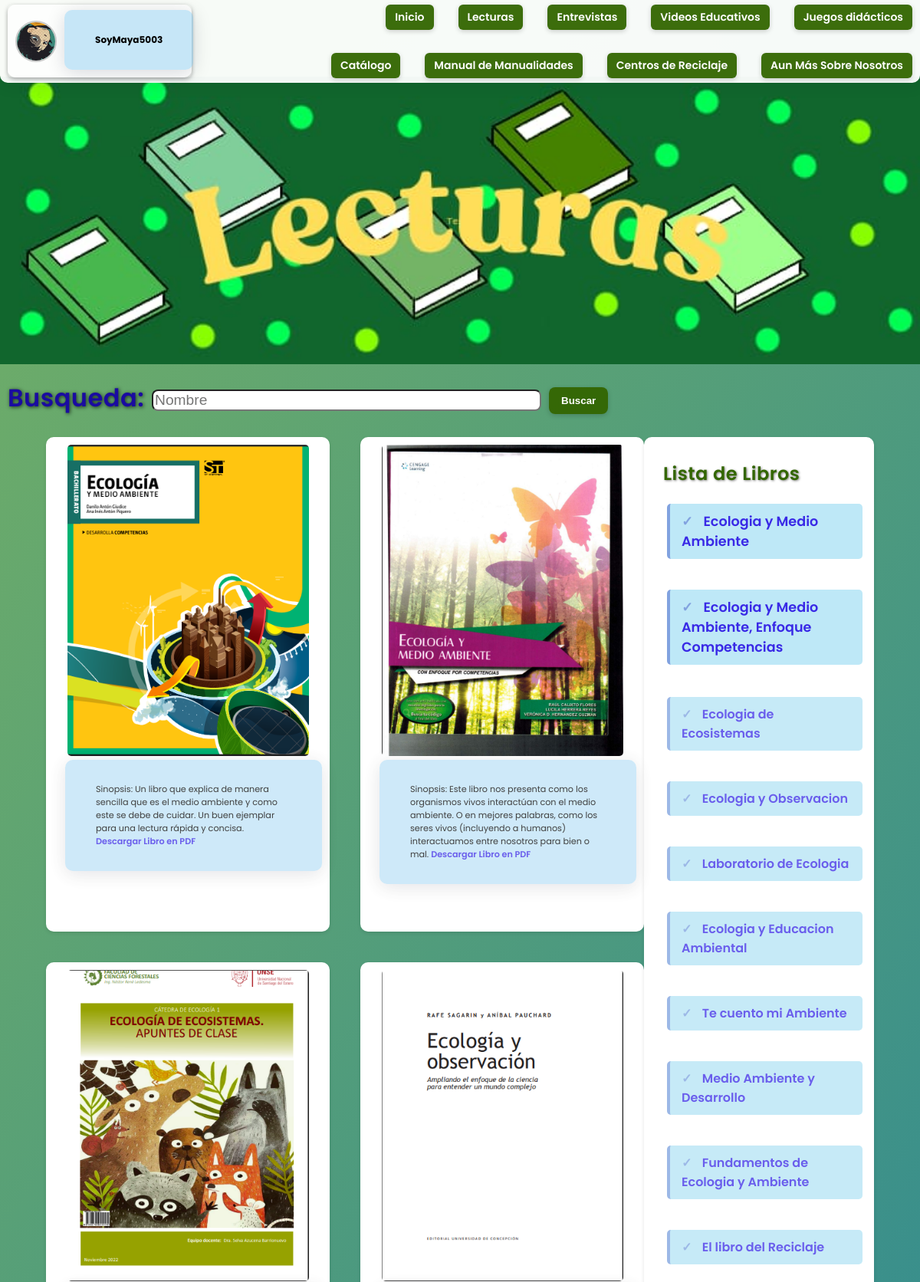
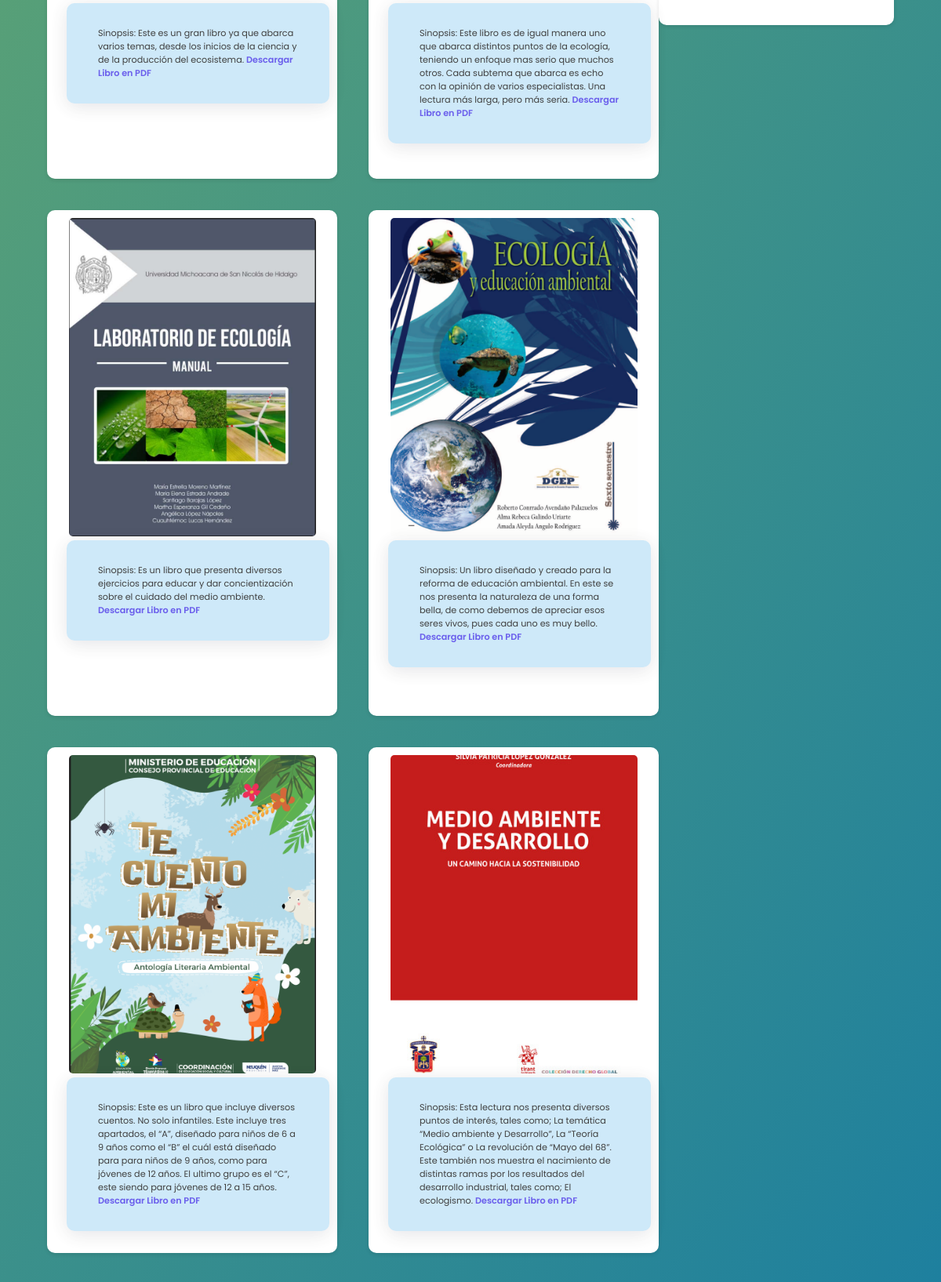
/Lecturas (signed in, upper part), run on the app's committed database (2 pictures, top to bottom).
### tables this page shows
CREATE TABLE "Registros" (
	"Usuario"	TEXT NOT NULL UNIQUE,
	"Contraseña"	TEXT NOT NULL UNIQUE,
	"CorreoElectronico"	TEXT NOT NULL UNIQUE, FotoPerfil TEXT DEFAULT 'PerfilMaterial.png',
	PRIMARY KEY("Usuario")
);

### app.py (the view)
@app.route("/Lecturas")
def Lecturas():
    libros = [
        {
            "id": 1,
            "nombre": "Ecologia y Medio Ambiente",
            "sinopsis": "Un libro que explica de manera sencilla que es el medio ambiente y como este se debe de cuidar. Un buen ejemplar para una lectura rápida y concisa.",
            "imagen": "Ecologia_Y_Medio_Ambiente.png",
            "descarga": "https://sinia.minam.gob.pe/sites/default/files/siar-puno/archivos/public/docs/librodeecologiaymedioambiente.pdf"
        },
        {
            "id": 2,
            "nombre": "Ecologia y Medio Ambiente, Enfoque Competencias",
            "sinopsis": "Este libro nos presenta como los organismos vivos interactúan con el medio ambiente. O en mejores palabras, como los seres vivos (incluyendo a humanos) interactuamos entre nosotros para bien o mal.",
            "imagen": "Ecologia_Y_Medio_Ambiente_Enfoque_Competencias.png",
            "descarga": "https://biblioteca.unipac.edu.mx/wp-content/uploads/2016/06/MATERIALBASEECOLOGIAYMEDIOAMBIENTE.compressed.pdf"
        },
        {
            "id": 3,
            "nombre": "Ecologia de Ecosistemas",
            "sinopsis": "Este es un gran libro ya que abarca varios temas, desde los inicios de la ciencia y de la producción del ecosistema.",
            "imagen": "Ecologia_De_Ecosistemas.png",
            "descarga": "https://fcf.unse.edu.ar/wp-content/uploads/2014/07/SD-49-Fundamentos-de-ecologia-Apuntes-de-clase-BARRIONUEVO.pdf"
        },
        {
            "id": 4,
            "nombre": "Ecologia y Observacion",
            "sinopsis": "Este libro es de igual manera uno que abarca distintos puntos de la ecología, teniendo un enfoque mas serio que muchos otros. Cada subtema que abarca es echo con la opinión de varios especialistas. Una lectura más larga, pero más seria.",
            "imagen": "Ecologia_Y_Observacion.png",
            "descarga": "https://lib2.udec.cl/wp-content/uploads/2020/04/Sagarin-Pauchard-2018-completo-OK.pdf"
        },
        {
            "id": 5,
            "nombre": "Laboratorio de Ecologia",
            "sinopsis": "Es un libro que presenta diversos ejercicios para educar y dar concientización sobre el cuidado del medio ambiente.",
            "imagen": "Laboratorio_De_Ecologia.png",
            "descarga": "https://www.epmorelos.umich.mx/assets/files/manual_ecologia.pdf"
        },
        {
            "id": 6,
            "nombre": "Ecologia y Educacion Ambiental",
            "sinopsis": "Un libro diseñado y creado para la reforma de educación ambiental. En este se nos presenta la naturaleza de una forma bella, de como debemos de apreciar esos seres vivos, pues cada uno es muy bello.",
            "imagen": "Ecologia_Y_Educacion_Ambiental.png",
            "descarga": "https://dgep.uas.edu.mx/librosdigitales/6to_SEMESTRE/54_Ecologia_y_Educacion_Ambiental.pdf"
        },
        {
            "id": 7,
            "nombre": "Te cuento mi Ambiente",
            "sinopsis": "Este es un libro que incluye diversos cuentos. No solo infantiles. Este incluye tres apartados, el “A”, diseñado para niños de 6 a 9 años como el “B” el cuál está diseñado para para niños de 9 años, como para jóvenes de 12 años. El ultimo grupo es el “C”, este siendo para jóvenes de 12 a 15 años.",
            "imagen": "Te_Cuento_Mi_Ambiente.png",
            "descarga": "https://www.neuquen.edu.ar/wp-content/uploads/2021/10/Libro-de-cuento-mi-ambiente.pdf"
        },
        {
            "id": 8,
            "nombre": "Medio Ambiente y Desarrollo",
            "sinopsis": "Esta lectura nos presenta diversos puntos de interés, tales como; La temática “Medio ambiente y Desarrollo”, La “Teoría Ecológica” o La revolución de “Mayo del 68”. Este también nos muestra el nacimiento de distintas ramas por los resultados del desarrollo industrial, tales como; El ecologismo.",
            "imagen": "Medio_Ambiente_Y_Desarrollo.png",
            "descarga": "https://biblioteca.clacso.edu.ar/Republica_Dominicana/ccp/20120801053408/medioamb.pdf"
        },
        {
            "id": 9,
            "nombre": "Fundamentos de Ecologia y Ambiente",
            "sinopsis": "Este libro, dicho por sus mismos autores. Es un buen libro para quienes estén empezando en temas ecológicos y el ambiente así mismo, explica los inicios de esta misma desde 1973. Y como este en sus inicios era de interés político como social.",
            "imagen": "Fundamentos_De_Ecologia_Y_Ambiente.png",
            "descarga": "https://ri.unlu.edu.ar/xmlui/bitstream/handle/rediunlu/1367/Ecologia%20y%20ambiente_DIGITAL.pdf?sequence=1&isAllowed=y"
        },
        {
            "id": 10,
            "nombre": "El libro del Reciclaje",
            "sinopsis": "Este libro es perfecto para quienes no saben o tienen conocimientos básicos sobre el reciclaje de residuos ósea basura orgánica e inorgánica. Este libro también explica que son los residuos, clases y que tanto contaminan, yendo desde una simple botella, hasta cantidades grandes de basura.",
            "imagen": "El_Libro_Del_Reciclaje.png",
            "descarga": "https://www.gea21.com/wp-content/uploads/2022/05/Libro-del-reciclaje-Partes-I-y-II.pdf"
        }
    ]
    return render_template("Lecturas.html", libros=libros, user=session.get('usuario', 'invitado'), foto=get_user_foto(session.get('usuario')))

### app.py (called while the page is built)
def get_db_connection():
    conexion = sqlite3.connect(DB, timeout=10.0)
    conexion.row_factory = sqlite3.Row
    return conexion

def get_user_foto(usuario):
    if usuario == 'invitado' or not usuario:
        return 'PerfilMaterial.png'
    try:
        conexion = get_db_connection()
        cursor = conexion.cursor()
        cursor.execute("SELECT FotoPerfil FROM Registros WHERE Usuario = ?", (usuario,))
        row = cursor.fetchone()
        if row and row['FotoPerfil']:
            return row['FotoPerfil']
        else:
            return 'PerfilMaterial.png'
    except Exception as e:
        print(f"Error obteniendo foto: {e}")
        return 'PerfilMaterial.png'
    finally:
        if 'conexion' in locals():
            conexion.close()

### templates/Lecturas.html (shortened to what this page needs)
{% extends "base.html" %}
{% block content %}
    <img src="{{ url_for('static', filename='img/Lecturas_Portada.jpg') }}" alt="Lecturas_Portada"
        style="width:100%; height:auto; display:block;">
    <div style="display: flex; align-items: center; gap: 10px;">
        <h2>Busqueda:</h2>
        <div style="position: relative;">
            <input type="text" id="NombreLect" placeholder="Nombre"
                style="border-radius: 8px; font-size: 1.2em; width: 500px;">
        </div>
        <button id="btnBuscarLect" type="submit"
            style="background: rgba(51, 102, 0, 0.95); color: #fff; text-decoration: none; border-radius: 8px; font-weight: 600; transition: background 0.18s ease, transform 0.08s ease; box-shadow: 0 2px 6px rgba(0, 0, 0, 0.18); border: none; padding: 10px 16px;">Buscar</button>
    </div>
    <div style="width: 40%; float: left; margin-right: 5%; margin-left: 5%; margin-bottom: 5%;">
        <div style="display: grid; grid-template-columns: repeat(2, 1fr); grid-template-rows: repeat(5, auto); gap: 40px;">
            {% for libro in libros %}
            <div style="width: 350px; height: 625px; background: white; border-radius: 10px; padding: 10px; box-shadow: 0 2px 5px rgba(0,0,0,0.1);">
                <img src="{{ url_for('static', filename='img/Libros/' + libro.imagen) }}" alt="Portada Libro {{ libro.nombre }}" style="width: 90%; height: 65%; object-fit: cover; border-radius: 5px; display: block; margin: 0 auto;">
                <p style="font-size: 0.7em; margin-top: 5px;">Sinopsis: {{ libro.sinopsis }} <a href="{{ libro.descarga }}" target="_blank">Descargar Libro en PDF</a></p>
            </div>
            {% endfor %}
        </div>
    </div>
    <div style="width: 25%; float: right; margin-right: 5%; margin-bottom: 5%;">
        <div style="background: white; border-radius: 10px; padding: 15px; box-shadow: 0 2px 5px rgba(0,0,0,0.1);">
            <h3>Lista de Libros</h3>
            <ul style="list-style-type: none; padding: 0;">
                {% for libro in libros %}
                <li style="margin-bottom: 40px;"><a href="{{ libro.descarga }}" target="_blank">{{ libro.nombre }}</a></li>
                {% endfor %}
            </ul>
        </div>
    </div>
    <br><br>
{% endblock %}

### templates/base.html (shortened to what this page needs)
<!DOCTYPE html>
<html lang="es">
<head>
    <link rel="stylesheet" href="{{ url_for('static', filename='css/StylePrinc.css') }}">
</head>
<body class="{% block body_class %}{% endblock %}">
    <nav class="main-menu" role="navigation" aria-label="Menú principal">
        <a href="/perfil-usuario" class="user-profile-link" data-content="Perfil" style="text-decoration: none; display: inline-block; vertical-align: top;">
            <div id="user-container" style="width: 220px; height: 75px; background-color: rgba(255,255,255,0.8); border-radius: 10px; display: flex; flex-direction: row; align-items: center; justify-content: flex-start; padding: 10px; box-shadow: 0 2px 5px rgba(0,0,0,0.2); gap: 10px;">
                <img src="{{ url_for('static', filename='img/' + foto) }}" alt="Foto de perfil" style="width: 50px; height: 50px; border-radius: 50%; border: 2px solid #ccc; flex-shrink: 0;">
                <p style="margin: 0; font-size: 12px; text-align: left;">{{ user }}</p>
            </div>
        </a>
        <div class="menu-links">
            <div class="menu-row">
                <a href="/" data-content="inicio">Inicio</a>
                <a href="/Lecturas" data-content="lecturas">Lecturas</a>
                <a href="/Entrevistas" data-content="entrevistas">Entrevistas</a>
                <a href="/Videos-Educativos" data-content="videos">Videos Educativos</a>
                <a href="/Juegos" data-content="juegos">Juegos didácticos</a>
            </div>
            <div class="menu-row">
                <a href="/Catalogo" data-content="catalogo">Catálogo</a>
                <a href="/Manual-de-Manualidades" data-content="manualidades">Manual de Manualidades</a>
                <a href="/Centros-de-Reciclaje" data-content="centros">Centros de Reciclaje</a>
                <a href="/Aun-mas-sobre-nosotros" data-content="acciones">Aun Más Sobre Nosotros</a>
            </div>
        </div>
    </nav>
    <div class="content">
        {% block content %}{% endblock %}
    </div>
</body>
</html></content>

### static/css/StylePrinc.css (style rules this page uses)
body { margin: 0; padding: 0; font-family: 'Poppins', -apple-system, BlinkMacSystemFont, "Segoe UI", Roboto, sans-serif; background: linear-gradient(125deg, rgba(34, 129, 10, 0.631), rgb(16, 120, 168)); min-height: 100vh; position: relative; z-index: 0; --tile-size: 30px; --gap: 64px; --step: calc(var(--tile-size) + var(--gap)); --tiles-opacity: 0.4; }
p { max-width: 900px; margin: 5px 0 5px 15px; background: rgba(39, 157, 225, 0.3); border-radius: 10px; padding: 30px 40px; box-shadow: 0 4px 24px rgba(0, 6, 39, 0.15); font-size: 1em; font-family: 'Poppins', sans-serif; font-weight: 400; }
h2 { text-align: left; font-size: 2em; margin-top: 20px; margin-left: 10px; letter-spacing: 0.5px; color: #1a0ba1; font-family: 'Poppins', sans-serif; font-weight: 600; text-shadow: 1px 1px 5px rgba(0, 0, 0, 0.74); }
h3 { text-align: left; font-size: 1.5em; margin-top: 15px; margin-left: 10px; letter-spacing: 0.5px; color: #336600; font-family: 'Poppins', sans-serif; font-weight: 600; text-shadow: 1px 1px 3px rgba(0, 0, 0, 0.5); }
ul { max-width: 900px; margin: 20px 0 20px 15px; padding-left: 40px; list-style: none; }
li { margin: 12px 0; padding: 10px 15px; background: rgba(37, 177, 227, 0.35); border-left: 4px solid #293cbc67; border-radius: 5px; font-size: 1em; font-family: 'Poppins', sans-serif; font-weight: 400; }
li:before { content: "✓ "; color: #293cbc67; font-weight: bold; margin-right: 10px; }
a { color: #3929e6; text-decoration: none; font-weight: 600; transition: color 0.3s ease; }
.main-menu { position: fixed; top: 0; left: 0; right: 0; display: flex; justify-content: space-between; align-items: center; padding: 6px 10px; background: rgba(255, 255, 255, 0.95); border-radius: 0 0 10px 10px; box-shadow: 0 4px 20px rgba(0, 0, 0, 0.08); flex-wrap: wrap; z-index: 1000; }
.menu-links { display: flex; gap: 8px; justify-content: flex-end; flex-wrap: wrap; }
.main-menu a { display: inline-block; padding: 6px 12px; background: rgba(51, 102, 0, 0.95); color: #fff; text-decoration: none; border-radius: 6px; font-weight: 600; font-size: 14px; transition: background 0.18s ease, transform 0.08s ease; box-shadow: 0 2px 6px rgba(0, 0, 0, 0.18); }
.content { padding-top: 100px; }
.observe-element { background-color: var(--orig-bg, rgba(255,255,255,0)); color: var(--orig-color, inherit); opacity: 0.75; transition: background-color 360ms ease, color 360ms ease, opacity 360ms ease, transform 360ms ease, font-size 360ms ease, font-weight 360ms ease; }
.observe-element.in-viewport { opacity: 1; background-color: var(--active-bg, rgba(255,255,255,0.08)); color: var(--active-color, #000); transform: translateY(-2px); font-size: 1.1em; font-weight: bold; }
.user-profile-link { text-decoration: none !important; color: inherit !important; background: none !important; border: none !important; padding: 0 !important; margin: 0 !important; font: inherit !important; }

### templates/base.html (style rules this page uses)
.menu-row { display: flex; gap: 32px; justify-content: flex-end; }
.main-menu { align-items: flex-start !important; }
.menu-links { display: flex; flex-direction: column; gap: 30px; align-items: flex-end; }

### data on the page
Registros: FotoPerfil (picture), Usuario "SoyMaya5003"

### other printed values
{{ libro.sinopsis }} "Un libro que explica de manera sencilla que es el medio ambiente y como este se debe de cuidar. Un buen ejemplar para una lectura rápida y concisa." "Este libro nos presenta como los organismos vivos interactúan con el medio ambiente. O en mejores palabras, como los seres vivos (incluyendo a humanos) interactuamos entre nosotros para bien o mal." "Este es un gran libro ya que abarca varios temas, desde los inicios de la ciencia y de la producción del ecosistema." "Es un libro que presenta diversos ejercicios para educar y dar concientización sobre el cuidado del medio ambiente." "Un libro diseñado y creado para la reforma de educación ambiental. En este se nos presenta la naturaleza de una forma bella, de como debemos de apreciar esos seres vivos, pues cada uno es muy bello."
{{ libro.nombre }} "Ecologia y Medio Ambiente" "Ecologia y Medio Ambiente, Enfoque Competencias" "Ecologia de Ecosistemas" "Ecologia y Observacion" "Laboratorio de Ecologia" "Ecologia y Educacion Ambiental" "Te cuento mi Ambiente" "Medio Ambiente y Desarrollo" "Fundamentos de Ecologia y Ambiente" "El libro del Reciclaje"
